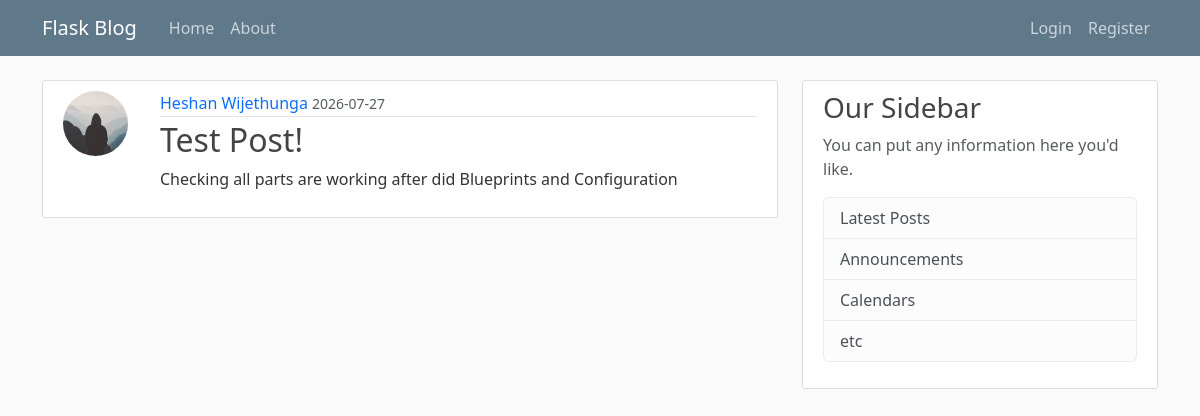
Page /post/13 on the committed database.
### flaskblog/models.py (models this page shows, shortened)
class User(db.Model, UserMixin):
    id = db.Column(db.Integer, primary_key=True)
    username = db.Column(db.String(20), unique=True, nullable=False)
    email = db.Column(db.String(120), unique=True, nullable=False)
    image_file = db.Column(db.String(20), nullable=False, default='default.jpg')
    password = db.Column(db.String(60), nullable=False)
    posts = db.relationship('Post', backref='author', lazy=True)

class Post(db.Model):
    id = db.Column(db.Integer, primary_key=True)
    title = db.Column(db.String(100), nullable=False)
    date_posted = db.Column(db.DateTime, nullable=False, default=datetime.utcnow)
    content = db.Column(db.Text, nullable=False)
    user_id = db.Column(db.Integer, db.ForeignKey('user.id'), nullable=False)

### flaskblog/posts/routes.py (the view)
@posts.route("/post/<int:post_id>")
def post(post_id):
    post = Post.query.get_or_404(post_id)
    return render_template('post.html', title=post.title, post=post)

### flaskblog/templates/post.html (shortened to what this page needs)
{% extends "layout.html" %}
{% block content %}
    <article class="content-section">
        <div class="post-container">
            <img class="rounded-circle article-img" src="{{ url_for('static', filename='profile_pics/' + post.author.image_file) }}" alt="Profile picture">
            <div class="post-content">
                <div class="article-metadata">
                    <a class="author-name" href="#">{{ post.author.username }}</a>
                    <small class="text-muted">{{ post.date_posted.strftime('%Y-%m-%d') }}</small>
                </div>
                <h2><a class="article-title" href="#">{{ post.title }}</a></h2>
                <p class="article-content">{{ post.content }}</p>
            </div>
         </div>
    </article>
{% endblock content %}

### flaskblog/static/main.css (style rules this page uses)
body { background: #fafafa; color: #333333; margin-top: 5rem; }
h1, h2, h3, h4, h5, h6 { color: #444444; }
.content-section { background: #ffffff; padding: 10px 20px; border: 1px solid #dddddd; border-radius: 3px; margin-bottom: 20px; }
.post-container { display: flex; gap: 16px; align-items: flex-start; }
.post-content { flex: 1; }
.article-title { color: #444444; }
a.article-title { text-decoration: none; }
.content-section a, .text-muted a { text-decoration: none; }
.article-content { white-space: pre-line; }
.article-img { height: 65px; width: 65px; margin-right: 16px; }
.article-metadata { padding-bottom: 1px; margin-bottom: 4px; border-bottom: 1px solid #e3e3e3 }
.article-metadata a { text-decoration: none; }

### rows in the picture
User: image_file (placeholder picture), author.username "Heshan Wijethunga"
Post: date_posted "2026-07-27", title "Test Post!", content "Checking all parts are working after did Blueprints and Configuration"
